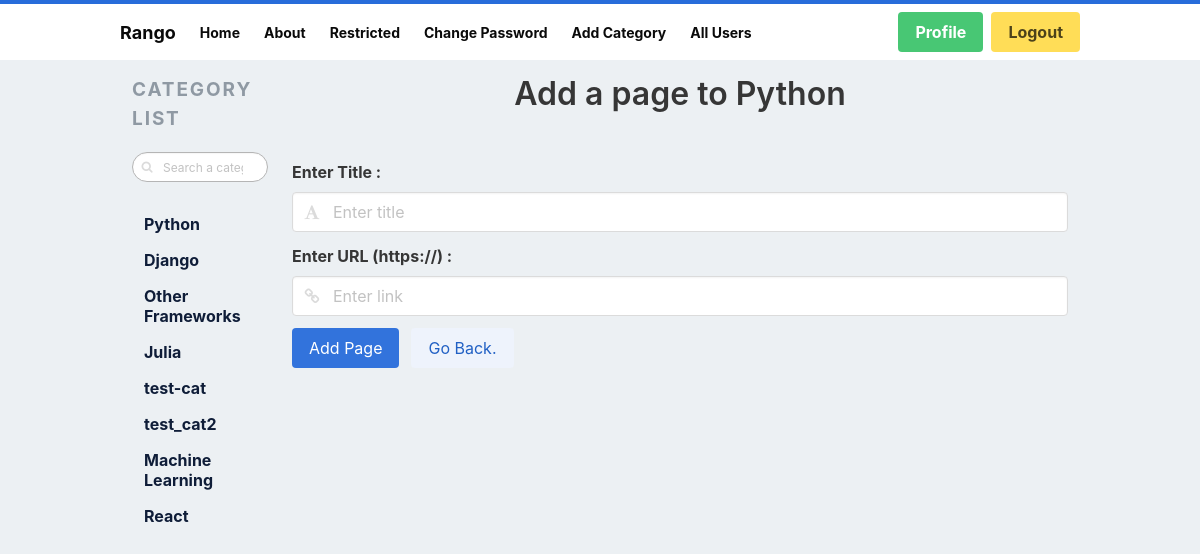
/rango/category/python/add_page/ (signed in), run on an earlier commit of the app's database.
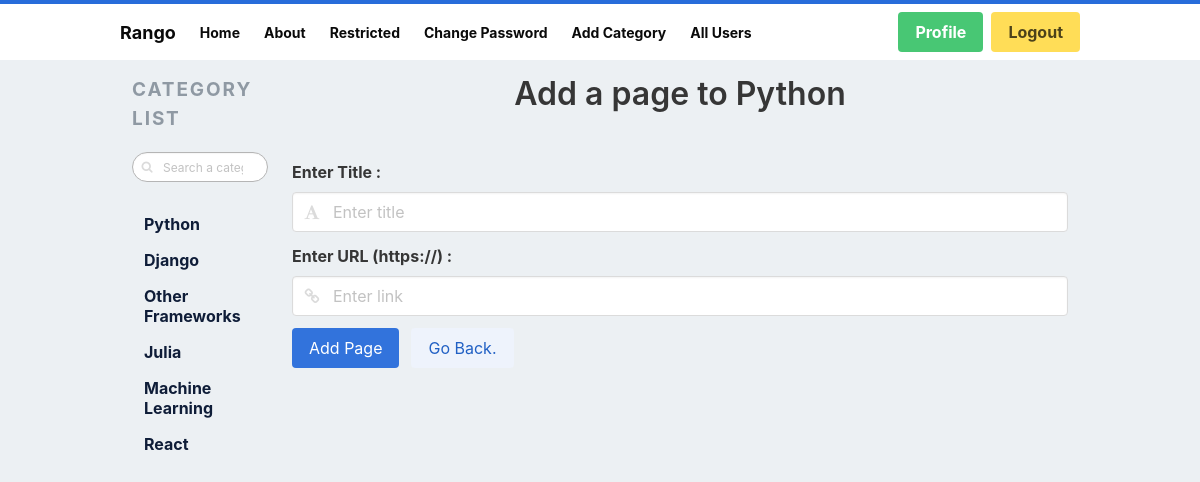
And on a later commit of the database.
### rango/models.py (models this page shows, shortened)
class Category(models.Model):
    NAME_MAX_LENGTH = 128
    name = models.CharField(max_length=NAME_MAX_LENGTH, unique = True)
    views = models.IntegerField(default=0) # exercise question
    likes = models.IntegerField(default=0) # exercise question
    slug = models.SlugField(unique=True)
    class Meta:
        verbose_name_plural = "Categories" # for fixing 'Categorys'

### rango/views.py (the view, shortened to what this page needs)
# urls.py: path('category/<slug:category_name_slug>/add_page/', views.AddPageView.as_view(), name='add_page'),
class AddPageView(View):
    def get_category_name(self, category_name_slug):
        try:
            category = Category.objects.get(slug=category_name_slug)
        except Category.DoesNotExist:
            category = None
        return category
    @method_decorator(login_required)
    def get(self, request, category_name_slug):
        form = PageForm()
        category = self.get_category_name(category_name_slug)
        if category is None:
            return redirect(reverse('rango:index'))
        context_dict = {'form': form, 'category': category}
        return render(request, 'rango/add_page.html', context_dict)

### rango/forms.py (shortened to what this page needs)
class PageForm(forms.ModelForm):
    title = forms.CharField(max_length=Page.TITLE_MAX_LENGTH, help_text='Please Enter Title of the Page')
    url = forms.URLField(max_length=200, help_text='Please Enter URL of the Page.')
    views = forms.IntegerField(widget = forms.HiddenInput(), initial = 0, required=False)
    class Meta:
        model = Page
        exclude = ('category',)

### rango/templatetags/rango_template_tags.py (called while the page is built)
@register.inclusion_tag('rango/categories.html')
def get_category_list(current_category=None):
    return {'categories': Category.objects.all(),
            'current_category':current_category}

### templates/rango/add_page.html (shortened to what this page needs)
{% extends 'rango/base.html' %}
{% load staticfiles %}
{% block body_block %}
<center>
    <h3 class="title is-3">Add a page to {{ category.name }}</h3><br>
</center>
    <form action="{% url 'rango:add_page' category.slug %}" id="page_form" method="POST">
        <div class="field">
            <label for="id_name" class="label">Enter Title  : </label>
            <div class="control has-icons-left">
                <input type="text" class="input" placeholder="Enter title" maxlength="128" required id="id_title" name="title">
                <span class="icon is-small is-left"></span>
            </div>
        </div>
        <div class="field">
            <label for="id_name" class="label">Enter URL (https://) : </label>
            <div class="control has-icons-left">
                <input type="url" class="input" placeholder="Enter link" maxlength="200" name="url" required id="id_url">
                <span class="icon is-small is-left"></span>
            </div>
        </div>
        <div class="field is-grouped">
            <div class="control">
                <input class="button is-link" type="submit" name="submit" value="Add Page">
            </div>
            <div class="control">
                <a class="button is-link is-light" href="/rango">Go Back.</a>
            </div>
        </div>
    </form>
{% endblock %}

### templates/rango/categories.html
{% for c in categories %}
    {% if c == current_category %}
    <li>
        <b>
            <a href="{% url 'rango:show_category' c.slug %}">{{ c.name }}</a>
        </b>
    </li>
    {% else %}
    <li>
        <a href="{% url 'rango:show_category' c.slug %}">{{ c.name }}</a>
    </li>
    {% endif %}
{% endfor %}

What changed in the data, as far as the page shows it:
removed Category: name "test-cat"
removed Category: name "test_cat2"
